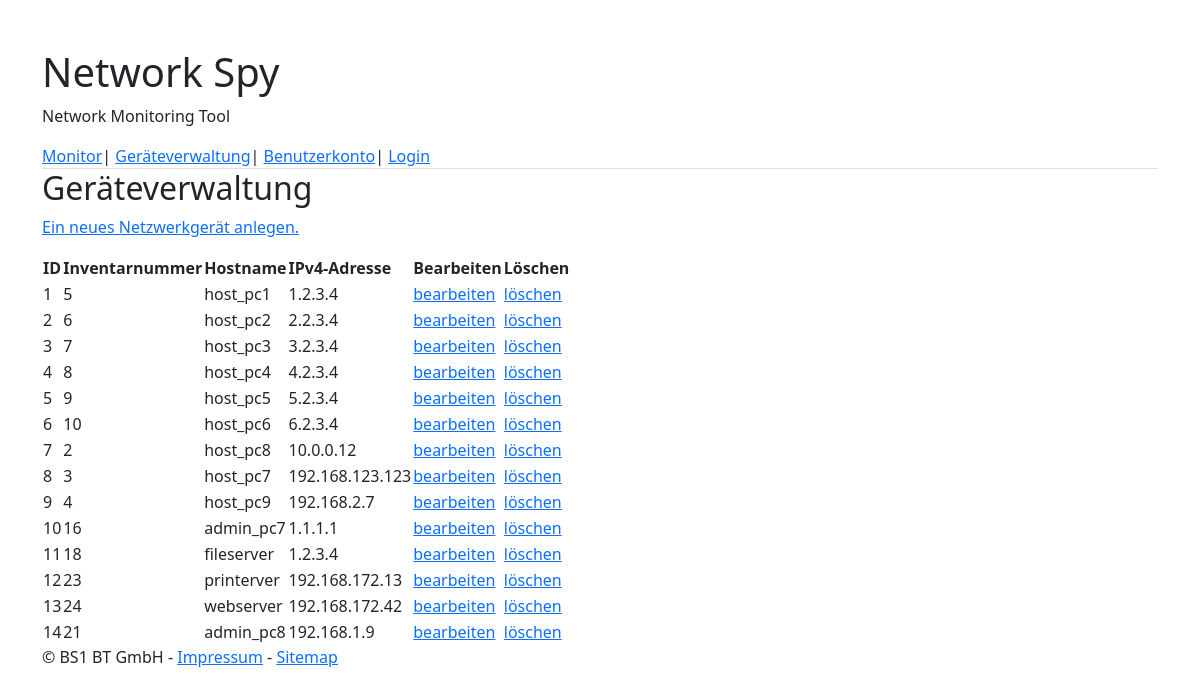
The app's page /index.php?page=verwaltung with its own data.
### tables this page shows
CREATE TABLE `netzwerkgeraete` (
                                   `ng_id` int(11) NOT NULL,
                                   `inventarnummer` int(11) NOT NULL,
                                   `hostname` varchar(255) DEFAULT NULL,
                                   `ipv4adresse` varchar(255) DEFAULT NULL
);

### web/DBConnectionSingleton.php (called while the page is built, shortened)
<?php
include_once("NetzwerkGeraet.php");
class DBConnectionSingleton {
    private static $servername = "ams_fx_test";
    private static $dbname = "nmt_vorlage_komplett";
    private static $connection = null;
    public static function getConnection() {
        if(self::$connection == null) {
            self::$connection = new mysqli(self::$servername, dbUser, dbPasswort, self::$dbname);
        }
        return self::$connection;
    }
    public static function readAll() {
        $ngg = array();
        $conn = self::getConnection();
        $sql = "SELECT * FROM netzwerkgeraete";
        $result = $conn->query($sql);
        if ($result->num_rows > 0) {
            while($row = $result->fetch_assoc()) {
                array_push($ngg, new NetzwerkGeraet($row["ng_id"], $row["inventarnummer"], $row["hostname"], $row["ipv4adresse"]));
            }
        } else {
            echo "0 results";
        }
        return $ngg;
    }
}

### web/NetzwerkGeraet.php (called while the page is built, shortened)
<?php
class NetzwerkGeraet {
    private $ng_id;
    private $inventarnummer;
    private $hostname;
    private $ipv4_address;
    public function __construct(
            $ng_id,
            $inventarnummer,
            $hostname,
            $ipv4_address
        )
    {
        $this->ng_id = $ng_id;
        $this->hostname = $hostname;
        $this->ipv4_address = $ipv4_address;
    }
    public function getNgID() {
        return $this->ng_id;
    }
    public function getInventarnummer() {
        return $this->inventarnummer;
    }
    public function setInventarnummer($inventarnummer) {
        $this->inventarnummer = $inventarnummer;
    }
    public function getHostname() {
        return $this->hostname;
    }
    public function getIPv4Address() {
        return $this->ipv4_address;
    }
}

### web/deviceManagement.php (the view, shortened to what this page needs)
<?php
    include_once("DBConnectionSingleton.php");
?>
<div class="show" class="tab-pane fade" id="deviceManagementContent" role="tabpanel" aria-labelledby="profile-tab">
    <h2>Geräteverwaltung</h2>
    <p><a href="<?php echo $_SERVER['PHP_SELF'] ?>?page=ng_anlegen">Ein neues Netzwerkgerät anlegen.</a></p>
    <table>
        <tr>
            <th>ID</th>
            <th>Inventarnummer</th>
            <th>Hostname</th>
            <th>IPv4-Adresse</th>
            <th>Bearbeiten</th>
            <th>Löschen</th>
        </tr>
        <?php
                $ngg = DBConnectionSingleton::readAll();
                foreach($ngg as $ng)
                {
        ?>
                    <tr>
                        <td><?php echo $ng->getNgID(); ?></td>
                        <td><?php echo $ng->getInventarnummer(); ?></td>
                        <td><?php echo $ng->getHostname(); ?></td>
                        <td><?php echo $ng->getIPv4Address(); ?></td>
                        <td><a href="<?php echo $_SERVER['PHP_SELF'] ?>?page=verwaltung&action=edit&ng_id=<?php echo $ng->getNgID(); ?>#deviceManagementContent?">bearbeiten</a></td>
                        <td><a href="<?php echo $_SERVER['PHP_SELF'] ?>?page=verwaltung&action=delete&ng_id=<?php echo $ng->getNgID(); ?>#deviceManagementContent">löschen</a></td>
                    </tr>
        <?php
                }
        ?>
    </table>
</div>

### records on screen
netzwerkgeraete: ng_id "1", inventarnummer "5", hostname "host_pc1", ipv4adresse "1.2.3.4"
netzwerkgeraete: ng_id "2", inventarnummer "6", hostname "host_pc2", ipv4adresse "2.2.3.4"
netzwerkgeraete: ng_id "3", inventarnummer "7", hostname "host_pc3", ipv4adresse "3.2.3.4"
netzwerkgeraete: ng_id "4", inventarnummer "8", hostname "host_pc4", ipv4adresse "4.2.3.4"
netzwerkgeraete: ng_id "5", inventarnummer "9", hostname "host_pc5", ipv4adresse "5.2.3.4"
netzwerkgeraete: ng_id "6", inventarnummer "10", hostname "host_pc6", ipv4adresse "6.2.3.4"
netzwerkgeraete: ng_id "7", inventarnummer "2", hostname "host_pc8", ipv4adresse "10.0.0.12"
netzwerkgeraete: ng_id "8", inventarnummer "3", hostname "host_pc7", ipv4adresse "192.168.123.123"
netzwerkgeraete: ng_id "9", inventarnummer "4", hostname "host_pc9", ipv4adresse "192.168.2.7"
netzwerkgeraete: ng_id "10", inventarnummer "16", hostname "admin_pc7", ipv4adresse "1.1.1.1"
netzwerkgeraete: ng_id "11", inventarnummer "18", hostname "fileserver", ipv4adresse "1.2.3.4"
netzwerkgeraete: ng_id "12", inventarnummer "23", hostname "printerver", ipv4adresse "192.168.172.13"
netzwerkgeraete: ng_id "13", inventarnummer "24", hostname "webserver", ipv4adresse "192.168.172.42"
netzwerkgeraete: ng_id "14", inventarnummer "21", hostname "admin_pc8", ipv4adresse "192.168.1.9"
